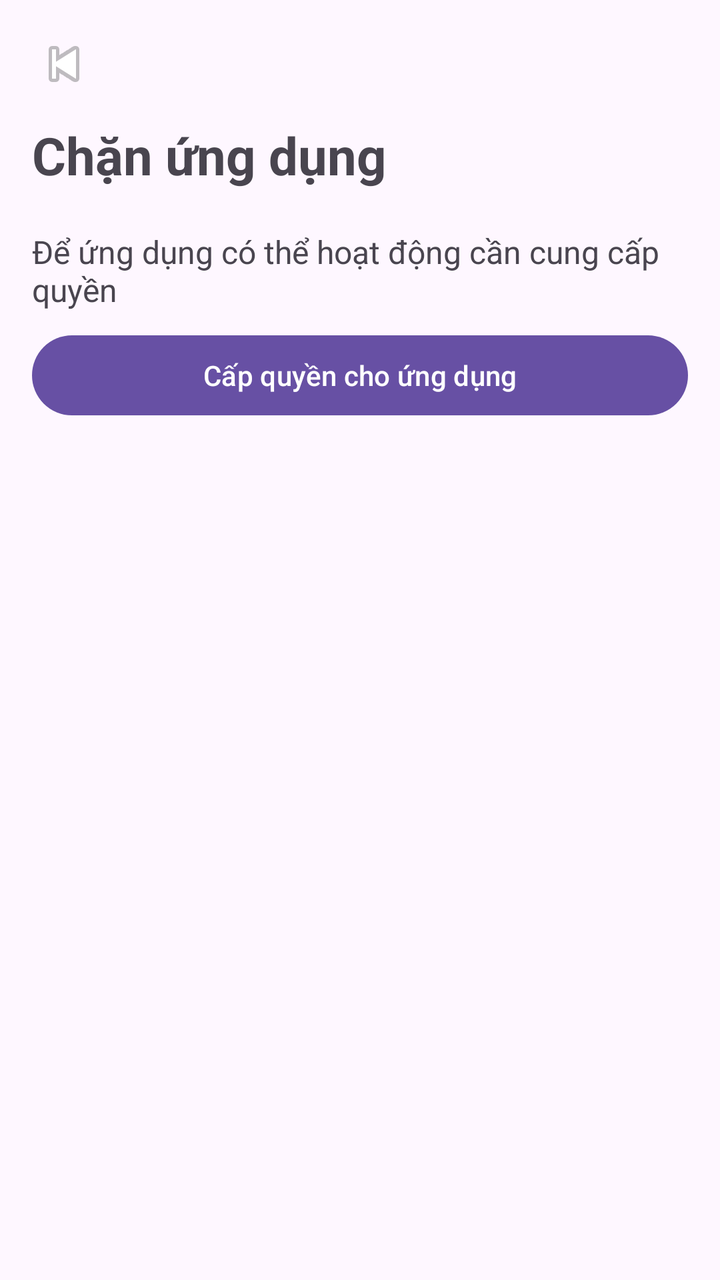
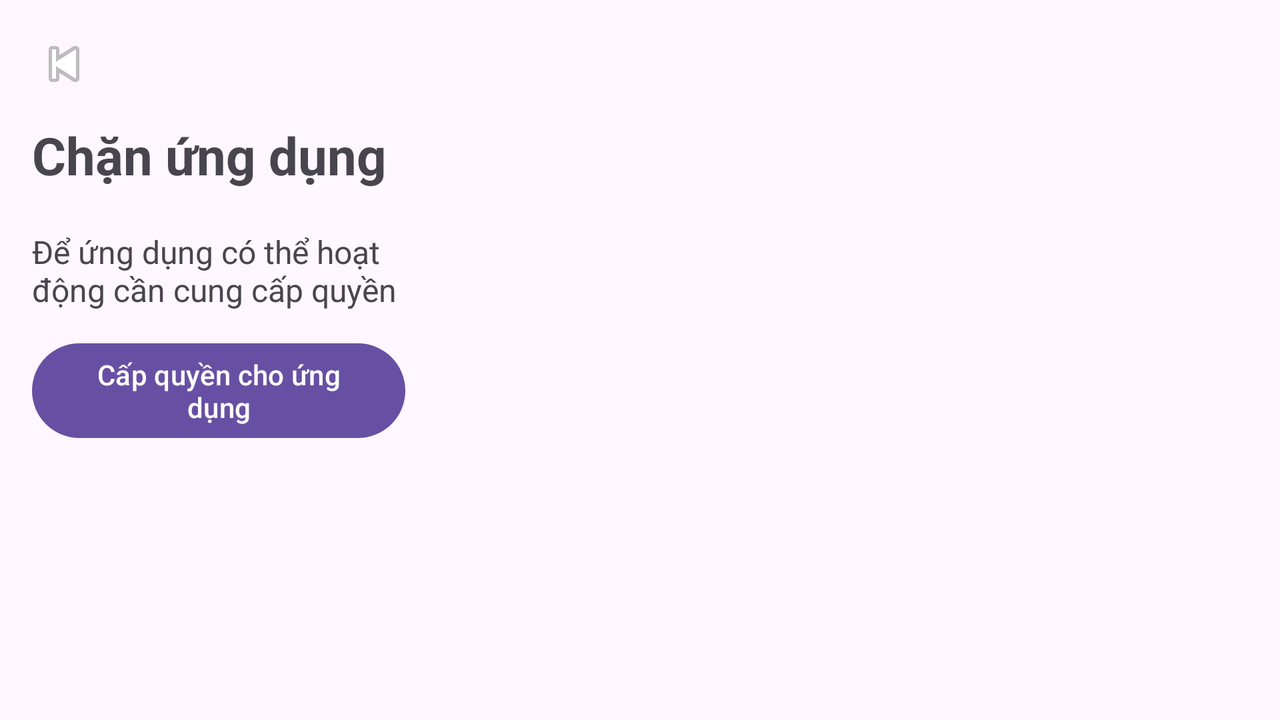

Compare how this app lays out the same screen by default and in its alternative resource folder. The renders come first, then the two layout files and the values they reference.
<!-- AndroidManifest.xml: application theme Theme.DeepFocusToDo -->
<!-- res/layout/activity_blocked_apps.xml -->
<?xml version="1.0" encoding="utf-8"?>
<LinearLayout xmlns:android="http://schemas.android.com/apk/res/android"
    android:layout_width="match_parent"
    android:layout_height="match_parent"
    android:orientation="vertical"
    android:padding="16dp">

    <ImageButton
        android:id="@+id/btnBackBlockedApps"
        android:layout_width="wrap_content"
        android:layout_height="wrap_content"
        android:background="@android:color/transparent"
        android:src="@android:drawable/ic_media_previous"
        android:contentDescription="Back" />

    <TextView
        android:layout_width="wrap_content"
        android:layout_height="wrap_content"
        android:layout_marginTop="12dp"
        android:text="Chặn ứng dụng"
        android:textSize="26sp"
        android:textStyle="bold" />

    <TextView
        android:id="@+id/tvBlockedAppsInfo"
        android:layout_width="match_parent"
        android:layout_height="wrap_content"
        android:layout_marginTop="20dp"
        android:text="Để ứng dụng có thể hoạt động cần cung cấp quyền"
        android:textSize="16sp" />

    <Button
        android:id="@+id/btnBlockPermission"
        android:layout_width="match_parent"
        android:layout_height="wrap_content"
        android:layout_marginTop="8dp"
        android:text="Cấp quyền cho ứng dụng" />

    
    <androidx.recyclerview.widget.RecyclerView
        android:id="@+id/rvAppsList"
        android:layout_width="match_parent"
        android:layout_height="0dp"
        android:layout_weight="1"
        android:layout_marginTop="16dp" />

</LinearLayout>
<!-- resources referenced by this layout -->
<resources>
  <style name="Theme.DeepFocusToDo" parent="Base.Theme.DeepFocusToDo" />
  <style name="Base.Theme.DeepFocusToDo" parent="Theme.Material3.DayNight.NoActionBar">
          
          
      </style>
</resources>
<!-- res/layout-land/activity_blocked_apps.xml (the repository's variant of the layout above) -->
<!-- drawn on the phone turned sideways -->
<?xml version="1.0" encoding="utf-8"?>
<LinearLayout xmlns:android="http://schemas.android.com/apk/res/android"
    android:layout_width="match_parent"
    android:layout_height="match_parent"
    android:orientation="horizontal"
    android:padding="16dp">

    
    <LinearLayout
        android:layout_width="0dp"
        android:layout_height="match_parent"
        android:layout_weight="1"
        android:orientation="vertical"
        android:paddingEnd="12dp">

        <ImageButton
            android:id="@+id/btnBackBlockedApps"
            android:layout_width="wrap_content"
            android:layout_height="wrap_content"
            android:background="@android:color/transparent"
            android:src="@android:drawable/ic_media_previous"
            android:contentDescription="Back" />

        <TextView
            android:layout_width="wrap_content"
            android:layout_height="wrap_content"
            android:layout_marginTop="12dp"
            android:text="Chặn ứng dụng"
            android:textSize="26sp"
            android:textStyle="bold" />

        <TextView
            android:id="@+id/tvBlockedAppsInfo"
            android:layout_width="match_parent"
            android:layout_height="wrap_content"
            android:layout_marginTop="20dp"
            android:text="Để ứng dụng có thể hoạt động cần cung cấp quyền"
            android:textSize="16sp" />

        <Button
            android:id="@+id/btnBlockPermission"
            android:layout_width="match_parent"
            android:layout_height="wrap_content"
            android:layout_marginTop="12dp"
            android:text="Cấp quyền cho ứng dụng" />

    </LinearLayout>


    
    <androidx.recyclerview.widget.RecyclerView
        android:id="@+id/rvAppsList"
        android:layout_width="0dp"
        android:layout_height="match_parent"
        android:layout_weight="2"
        android:layout_marginStart="12dp" />

</LinearLayout>
